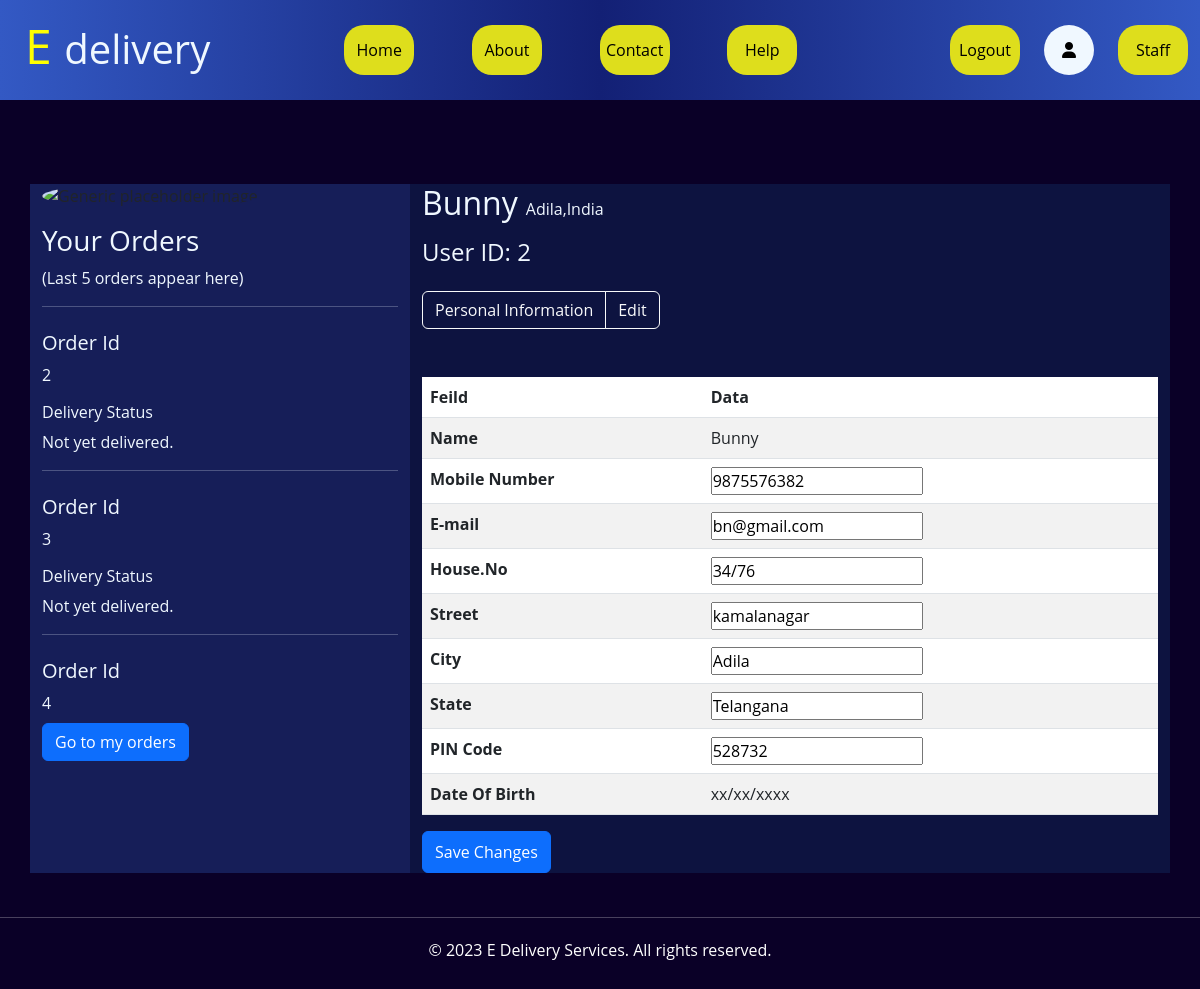
/edit (signed in), run on the app's committed database.
### courier_service/models.py (models this page shows)
class Orders(models.Model):
    Order_Id=models.IntegerField(primary_key=True)
    Order_Name=models.CharField(max_length=50)
    Parcel_Weight=models.IntegerField()
    Parcel_length=models.IntegerField(null=True,blank=True)
    Parcel_Width=models.IntegerField(null=True,blank=True)
    Parcel_height=models.IntegerField(null=True,blank=True)
    booked_date=models.DateTimeField()
    shipped_date=models.DateTimeField(null=True,blank=True)
    delivered_date=models.DateTimeField(null=True,blank=True)
    From_House_No=models.CharField(max_length=50)
    From_Street=models.CharField(max_length=50)
    From_City=models.CharField(max_length=50)
    From_State=models.CharField(max_length=50)
    From_Pin_Code=models.IntegerField()
    Receiver_Name=models.CharField(max_length=50)
    To_House_No=models.CharField(max_length=50)
    To_Street=models.CharField(max_length=50)
    To_City=models.CharField(max_length=50)
    To_State=models.CharField(max_length=50,null=True)
    To_Pin_Code=models.IntegerField()
    Order_Status=models.CharField(max_length=50,default="Not yet delivered.")
    Order_location=models.ForeignKey(cities,on_delete=models.CASCADE,null=True,blank=True)
    Order_Type=models.CharField(max_length=50)
    delivery_charge=models.IntegerField(null=True,blank=True)
    User_Id=models.ForeignKey(user_details,on_delete=models.CASCADE,null=True,blank=True)
    Sender_Employee_Id=models.ForeignKey(Employees,related_name='employee1',on_delete=models.CASCADE,null=True,blank=True)
    Receiver_Name_Employee_Id=models.ForeignKey(Employees,related_name='employee2',on_delete=models.CASCADE,null=True,blank=True)

class user_details(models.Model):
    UserId=models.IntegerField(primary_key=True)
    user=models.ForeignKey(User,on_delete=models.CASCADE)
    Contact_Number=models.BigIntegerField(default=0)
    Email=models.EmailField(default='null')
    House_No=models.CharField(max_length=50,default='null')
    Street=models.CharField(max_length=50,default='null')
    City=models.CharField(max_length=50,default='null')
    State=models.CharField(max_length=50,default='null')
    Pin_Code=models.IntegerField(default=0)

### courier_service/views.py (the view, shortened to what this page needs)
# urls.py: path('edit', views.edit, name='edit'),
def edit(request):
    user_profile = user_details.objects.get(user=request.user)
    orders = Orders.objects.filter(User_Id=user_profile).order_by('booked_date')[:5]
    context={
        'user_profile': user_profile,
        'orders' : orders
    }
    return render(request, 'edit_profile.html', context)

### courier_service/templates/edit_profile.html (shortened to what this page needs)
{% extends "layout.html" %}
    {% block pagebody %}
<div style="background-color: #0a0027; margin-top: 7%;">
    <div class="container user_profile_container">
        <div class="row">
            <div class="column col-md-4 col-sm-12 overflow-auto" style="background-color: #161e58">
                <img class="rounded-circle mb-3" src="https://static.vecteezy.com/system/resources/thumbnails/002/318/271/small/user-profile-icon-free-vector.jpg" alt="Generic placeholder image" width="140" height="140">
                    <h3 style="color: aliceblue;">Your Orders</h3>
                    <p style="color: aliceblue;">(Last 5 orders appear here)</p>
                    <hr style="color: aliceblue;"/>
                    <div style="height: 50vh;" class="overflow-auto">
                      {%if orders %}
                         {%for i in orders%}
                        <div class="pt-2">
                            <h5 style="color: aliceblue;">Order Id</h5>
                            <p style="color: aliceblue;">{{i.Order_Id}}</p>
                            <h6 style="color: aliceblue;">Delivery Status</h6>
                            <p style="color: aliceblue;">{{i.Order_Status}}</p>
                            <hr style="color: aliceblue;"/>
                        </div>
                        {%endfor%}
                      {%else%}
                      <h5 style="color: aliceblue;">You haven't place a parcel yet.</h5>
                      {%endif%}
                    </div>
                <div class="pb-2">
                    <a href="/my_orders" class="btn btn-primary">Go to my orders</a>
                </div>
            </div>
            <div class="column col-md-8 col-sm-12" style="background-color: #0d1340;">
                <h2 style="display: inline-block; color: aliceblue;">{{user_profile.user}}</h2><span class="ps-2"  style="color: aliceblue;">{{ user_profile.City }},India</span>
                <h4 class="pt-2 pb-2"  style="color: aliceblue;">User ID: {{user_profile.UserId}}</h4>
                <div class="btn-toolbar pt-2" role="toolbar" aria-label="Toolbar with button groups">
                    <div class="btn-group mr-2" role="group" aria-label="First group">
                      <a href="/user_profile" type="button" class="btn btn-outline-light">Personal Information</a>
                      <a href="/edit" type="button" class="btn btn-outline-light">Edit</a>
                    </div>
                </div>
                <form method="post">
                <table class="table table-striped pt-2 pb-2 mt-5 pt-2">
                    <thead>
                      <tr>
                        <th scope="col">Feild</th>
                        <th scope="col">Data</th>
                      </tr>
                    </thead>
                    <tbody>
                      <tr>
                        <th scope="row">Name </th>
                        <td>{{user_profile.user}}</td>
                      </tr>
                      <tr>
                        <th scope="row">Mobile Number</th>
                        <td> <input type="text" name="number" id="email" value="{{ user_profile.Contact_Number }}"></td>
                      </tr>
                      <tr>
                        <th scope="row">E-mail</th>
                        <td> <input type="text" name="email" id="email" value="{{ user_profile.Email }}"></td>
                      </tr>
                      <tr>
                        <th scope="row">House.No</th>
                        <td> <input type="text" name="h_no" id="email" value="{{ user_profile.House_No }}"></td>
                      </tr>
                      <tr>
                        <th scope="row">Street</th>
                        <td> <input type="text" name="street" id="email" value="{{ user_profile.Street }}"></td>
                      </tr>
                      <tr>
                        <th scope="row">City</th>
                        <td> <input type="text" name="city" id="email" value="{{ user_profile.City }}"></td>
                      </tr>
                      <tr>
                        <th scope="row">State</th>
                        <td> <input type="text" name="state" id="email" value="{{ user_profile.State }}"></td>
                      </tr>
                      <tr>
                        <th scope="row">PIN Code</th>
                        <td> <input type="text" name="pin" id="email" value="{{ user_profile.Pin_Code }}"></td>
                      </tr>
                      <tr>
                        <th scope="row">Date Of Birth</th>
                        <td>xx/xx/xxxx</td>
                      </tr>
                    </tbody>
                  </table>
                  <button class="btn btn-primary w-20 py-2" type="submit">Save Changes</button>
                </form>
            </div>
        </div>
    </div>
</div>
{% endblock %}

### courier_service/static/css/navbar.css (style rules this page uses)
* { margin: 0; padding: 0; box-sizing: border-box; font-family: 'Open Sans',sans-serif; }
body { background-color: #0a0027; }

### data on the page
Orders: Order_Id "2", Order_Status "Not yet delivered."
Orders: Order_Id "3", Order_Status "Not yet delivered."
Orders: Order_Id "4"
user_details: user "Bunny", City "Adila", UserId "2", number "9875576382", email "bn@gmail.com", h_no "34/76", street "kamalanagar", city "Adila", state "Telangana", pin "528732"
